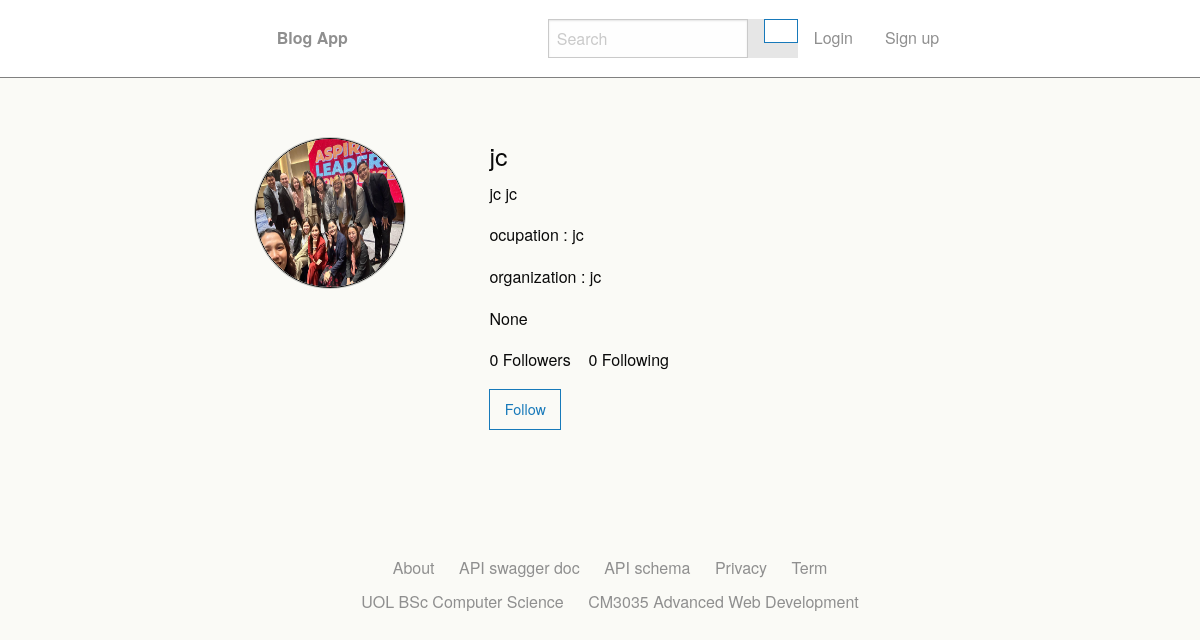
Before: /jc/ with the older database file.
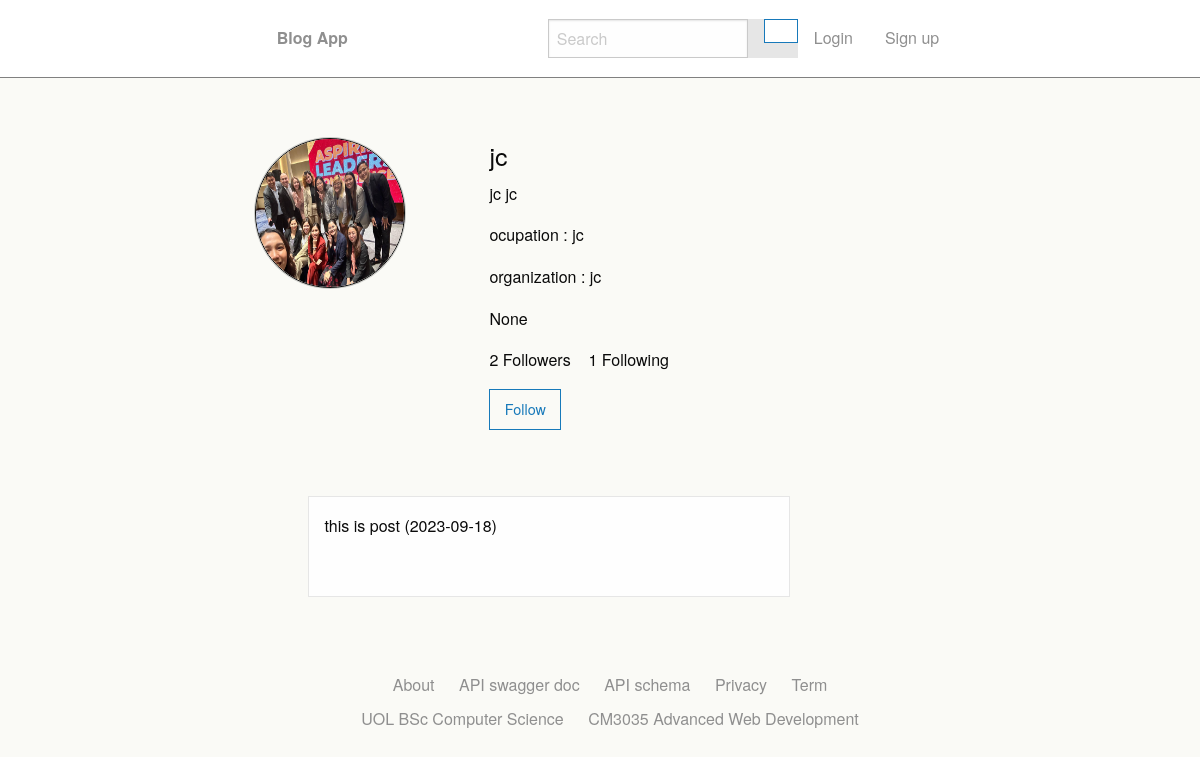
After: the same page with the newer database file.
### blogapp/models.py (models this page shows, shortened)
class Post(models.Model):
    postId = models.AutoField(primary_key=True)
    user = models.ForeignKey(User, on_delete=models.DO_NOTHING, related_name='posts')
    postDate = models.DateField(null=True)
    text = models.CharField(max_length=500)
    media = models.ImageField(upload_to='images_post')
    likers = models.ManyToManyField(User, default=None, blank=True, related_name='post_likes')
    likes = models.IntegerField(null=True)

### blogapp/views.py (the view, shortened to what this page needs)
# urls.py: path('<str:username>/', views.UserHome.as_view(), name='user-home'),
class UserHome(APIView):
    print('This\n')
    renderer_classes = [TemplateHTMLRenderer]
    template_name = "blogapp/user.html"
    print('This2\n')
    def get(self, request, username):
        if Follower.objects.filter(user=username, follower=request.user):
            following=True
        else:
            following=False
        queryset = User.objects.get(username=username)
        user = UserSerializer(queryset)
        if queryset.profile.profileImage:
            img_url = user.data['profile']['profileImage']
        else:
            img_url = None
        follower_count = Follower.objects.filter(user=username).count()
        following_count = Follower.objects.filter(follower=username).count()
        print('This34\n')
        return Response({"subuser":queryset, "user_profile": user.data['profile'], "img_url": img_url, "posts": user.data['posts'], "following": following, "follower_count": follower_count, "following_count": following_count})

### blogapp/templates/blogapp/user.html (shortened to what this page needs)
{% include "./header.html" %}
<body>
  {% include "./nav.html" %}
  <div class="grid-containor">
    <div class="grid-x grid-margin-x">
      <div class="large-8 cell">
        <div class="user-home-profile" id="user-home-profile-img">
          {% if img_url %}
          <img class="thumbnail" id="user-home-profile-thumbnail" src="{{ img_url }}" alt="user profile image" />
          {% else %}
          <img class="thumbnail" id="user-home-profile-thumbnail" src="/static/media/blank.png" alt="user profile image" />
          {% endif %}
        </div>
        <div class="user-home-profile" id="user-home-profile-info">
          <h4>{{ subuser }}</h4>
          <p> {{ subuser.first_name}} {{ subuser.last_name}}</p>
          <p>ocupation : {{ user_profile.ocupation }}</p>
          <p>organization : {{ user_profile.organization }}</p>
          <p>{{ user_profile.bio }}</p>
          <p>{{ follower_count }} Followers &nbsp;&nbsp;&nbsp;{{ following_count }} Following</p>
          {% if following %}
          <form class="follow" action="/{{ subuser }}/" method="POST">
            {% csrf_token %}
            <input type="hidden" name="user" value="{{ subuser }}" />
            <input type="hidden" name="follower" value="{{ user }}" />
            <button type="submit" name="button" class="hollow button success">Following <i class="fi-check"></i></button>
          </form>
          {% else %}
          <form class="follow" action="/{{ subuser }}/" method="POST">
            <button type="submit" name="button" class="hollow button primary">Follow </button>
          </form>
          {% endif %}
        </div>
      </div>
    </div>
  </div>
  <div class="grid-containor">
    <div class="grid-x grid-margin-x">
      <div class="large-5 cell">
        {% for post in posts reversed %}
        <div class="card">
          <div class="card-section">
            <p>{{ post.text }} ({{ post.postDate }})</p>
            <p
              ><button class="ul-{{post.postId}}" id="{{post.postId}}" onclick="UnLike_Like(id)"></button> <a class="lc-{{post.postId}}"> {{post.num_likes}}</a>
            </p>
          </div>
        </div>
        {% endfor %}
      </div>
    </div>
  </div>
  {% include "./footer.html" %}
</body>

Changed rows visible on the page:
added Post: text "this is post"
Other visible differences:
{{ follower_count }}: "0" → "2"
{{ following_count }}: "0" → "1"
new list line: "( 2023-09-18 )"
